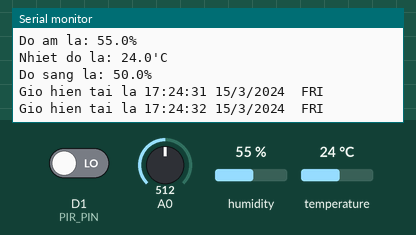
Simulated run of this sketch. Board: ESP8266 (NodeMCU). Parts: the last lines printed to the serial monitor. The test bench sets the inputs (shaded band); at power-on: temperature 24 °C, A0 = 512, D1 (PIR_PIN) LOW, humidity 55 %. WiFi joins after 1.5 s; servers stay silent unless stated.

Above: at 2.7 s.
2.8 s: temperature set to 7 °C
At 4.3 s:
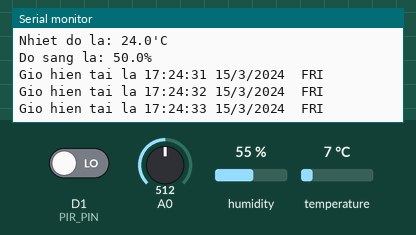
13.0 s: A0 set to 14
At 14.3 s:
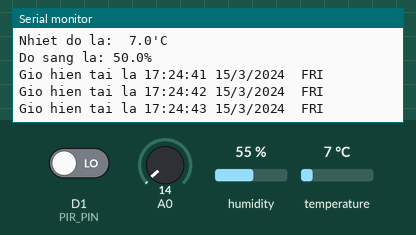
23.0 s: D1 (PIR_PIN) driven HIGH
At 23.4 s:
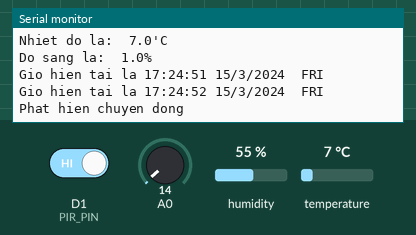
24.5 s: D1 (PIR_PIN) driven LOW
26.0 s: humidity set to 22 %
At 27.1 s:
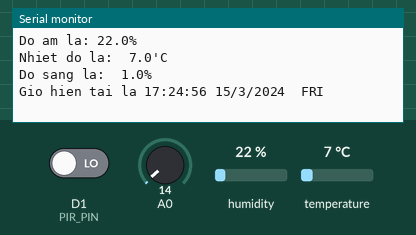
Timing chart, 0 to 29.0 s (numbered marks = the images above; inputs shaded):
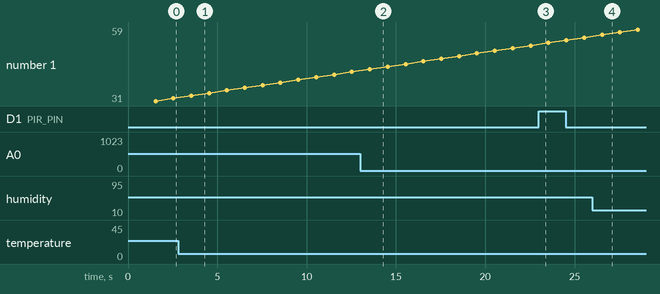

The sketch:

2_update_time.ino
```cpp
#include <ESP8266WiFi.h>
#include <string.h>
#include <Wire.h>
#include <DHT.h>
#include <TimeLib.h>
#include <WiFiUdp.h>


// Khai báo các chân nối với cảm biến
#define DHTTYPE  DHT22
#define DHTPIN   D3
#define PIR_PIN D1

const int UPDATE_INTERVAL = 5000; // Tần suất cập nhật dữ liệu
unsigned long lastSensorUpdateTime = 0; // Lưu thời gian lần cuối cùng cập nhật dữ liệu sensor

float temperature, humidity, brightness;
char temperatureMsg[10]; // nhiệt độ
char humidityMsg[10]; // độ ẩm (%)
char brightnessMsg[10]; // ánh sáng (%)
char motionMsg[5]; // chuyển động (1 hoặc 0)

boolean lastMotionStatus = false;

// Khởi tạo cảm biến độ ẩm nhiệt độ
DHT dht(DHTPIN, DHTTYPE, 15);

// Cấu hình Wifi, sửa lại theo đúng mạng Wifi của bạn
const char* WIFI_SSID = "your_wifi_network";
const char* WIFI_PWD = "your_wifi_password";

// Cấu hình thư viện NTP để lấy giờ hiện tại từ Internet
WiFiUDP Udp;
unsigned int localPort = 8888;  // local port to listen for UDP packets
time_t getNtpTime();
void sendNTPpacket(IPAddress &address);
static const char ntpServerName[] = "us.pool.ntp.org";
const int timeZone = 7; // GMT của Việt Nam, GMT+7
time_t lastClockUpdateTime = 0; // Lưu thời gian lần cuối cập nhật đồng hồ


void setup(void)
{
  Serial.begin(115200);

  // Khởi tạo thư viện cho cảm biến DHT
  Wire.begin();
  dht.begin();

  // Set chế độ của chân nối với cảm biến chuyển động là Input
  pinMode(PIR_PIN, INPUT);

  // Do cảm biến chuyển động PIR bị nhiễu khi sử dụng gần Esp8266 nên ta cần
  // phải giảm mức tín hiệu của esp8266 để tránh nhiễu cho PIR
  //WiFi.setPhyMode(WIFI_PHY_MODE_11G);
  WiFi.setOutputPower(7);

  // Kết nối Wifi và chờ đến khi kết nối thành công
  WiFi.begin(WIFI_SSID, WIFI_PWD);

  while (WiFi.status() != WL_CONNECTED) {
    delay(300);
    Serial.print(".");
  }

  // Kết nối tới NTP server dùng UDP để cập nhật thời gian
  Serial.println("Starting UDP");
  Udp.begin(localPort);
  Serial.print("Local port: ");
  Serial.println(Udp.localPort());
  Serial.println("waiting for sync");
  setSyncProvider(getNtpTime);
  setSyncInterval(300);
}


void loop() {

  updateSensorData();
  updateTime();
}

void updateSensorData() {
  // Đối với nhiệt độ, độ ẩm và ánh sáng, ta chỉ update sau một khoảng
  // thời gian nhất định được khai báo trong biến UPDATE_INTERVAL
  unsigned long currentMillis = millis();
  if (lastSensorUpdateTime == 0 || currentMillis - lastSensorUpdateTime >= UPDATE_INTERVAL) {
    Serial.println(); Serial.println();
    Serial.println("-------------- Cap nhat du lieu cam bien ----------------");
    humidity = dht.readHumidity();
    dtostrf(humidity, 4, 1, humidityMsg);
    Serial.print("Do am la: "); Serial.print(humidityMsg); Serial.println("%");

    temperature = dht.readTemperature();
    dtostrf(temperature, 4, 1, temperatureMsg);
    Serial.print("Nhiet do la: "); Serial.print(temperatureMsg); Serial.println("'C");

    brightness = analogRead(A0)*100/1024;
    dtostrf(brightness, 4, 1, brightnessMsg);
    Serial.print("Do sang la: "); Serial.print(brightnessMsg); Serial.println("%");

    // save the last time sent data to server
    lastSensorUpdateTime = currentMillis;
  }

  // Đối với cảm biến chuyển động thì luôn đọc để phát hiện
  // chuyển động tức thời
  boolean currentMotionStatus = digitalRead(PIR_PIN);

  if (currentMotionStatus != lastMotionStatus) {
    lastMotionStatus = currentMotionStatus;
    if (currentMotionStatus) {
      Serial.println("Phat hien chuyen dong");
    } else {
      Serial.println("Khong con chuyen dong");
    }
  }

}

/*-------- Đoạn code cập nhật thời gian dùng NTP ----------*/

void updateTime() {
  if (timeStatus() != timeNotSet) {
    if (now() != lastClockUpdateTime) { // Chỉ update nếu thời gian đã thay đổi
      lastClockUpdateTime = now();
      Serial.print("Gio hien tai la ");
      Serial.print(hour()); Serial.print(":");
      Serial.print(minute()); Serial.print(":");
      Serial.print(second()); Serial.print(" ");

      Serial.print(day()); Serial.print("/");
      Serial.print(month()); Serial.print("/");
      Serial.print(year()); Serial.print(" ");

      switch (weekday())
      {
        case 1: Serial.print(" SUN"); break;
        case 2: Serial.print(" MON"); break;
        case 3: Serial.print(" TUE"); break;
        case 4: Serial.print(" WED"); break;
        case 5: Serial.print(" THU"); break;
        case 6: Serial.print(" FRI"); break;
        case 7: Serial.print(" SAT"); break;
      }

      Serial.println(); Serial.println();
    }
  }
}

const int NTP_PACKET_SIZE = 48; // NTP time is in the first 48 bytes of message
byte packetBuffer[NTP_PACKET_SIZE]; //buffer to hold incoming & outgoing packets

time_t getNtpTime() {
  IPAddress ntpServerIP; // NTP server's ip address

  while (Udp.parsePacket() > 0) ; // discard any previously received packets
  Serial.println("Transmit NTP Request");
  // get a random server from the pool
  WiFi.hostByName(ntpServerName, ntpServerIP);
  Serial.print(ntpServerName);
  Serial.print(": ");
  Serial.println(ntpServerIP);
  sendNTPpacket(ntpServerIP);
  uint32_t beginWait = millis();
  while (millis() - beginWait < 1500) {
    int size = Udp.parsePacket();
    if (size >= NTP_PACKET_SIZE) {
      Serial.println("Receive NTP Response");
      Udp.read(packetBuffer, NTP_PACKET_SIZE);  // read packet into the buffer
      unsigned long secsSince1900;
      // convert four bytes starting at location 40 to a long integer
      secsSince1900 =  (unsigned long)packetBuffer[40] << 24;
      secsSince1900 |= (unsigned long)packetBuffer[41] << 16;
      secsSince1900 |= (unsigned long)packetBuffer[42] << 8;
      secsSince1900 |= (unsigned long)packetBuffer[43];
      return secsSince1900 - 2208988800UL + timeZone * SECS_PER_HOUR;
    }
  }
  Serial.println("No NTP Response :-(");
  return 0; // return 0 if unable to get the time
}

// send an NTP request to the time server at the given address
void sendNTPpacket(IPAddress &address) {
  // set all bytes in the buffer to 0
  memset(packetBuffer, 0, NTP_PACKET_SIZE);
  // Initialize values needed to form NTP request
  // (see URL above for details on the packets)
  packetBuffer[0] = 0b11100011;   // LI, Version, Mode
  packetBuffer[1] = 0;     // Stratum, or type of clock
  packetBuffer[2] = 6;     // Polling Interval
  packetBuffer[3] = 0xEC;  // Peer Clock Precision
  // 8 bytes of zero for Root Delay & Root Dispersion
  packetBuffer[12] = 49;
  packetBuffer[13] = 0x4E;
  packetBuffer[14] = 49;
  packetBuffer[15] = 52;
  // all NTP fields have been given values, now
  // you can send a packet requesting a timestamp:
  Udp.beginPacket(address, 123); //NTP requests are to port 123
  Udp.write(packetBuffer, NTP_PACKET_SIZE);
  Udp.endPacket();
}
```

Measured:
- after the input at 23.0 s, the serial monitor: prints a new line at once (image 3)
- after the input at 26.0 s, the serial monitor: prints a new line after 0.54 s (image 4)
